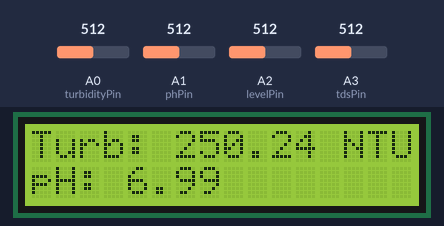
This sketch was run on a simulated Arduino Uno, built with avr-gcc and run on an emulated ATmega328P. Shown: 16×2 character LCD. Inputs (shaded band) come from the test bench; at power-on: A0 (turbidityPin) = 512, A1 (phPin) = 512, A2 (levelPin) = 512, A3 (tdsPin) = 512. No radio packets arrive unless stated; what the sketch prints to the serial monitor is not drawn.

Above: at 3.3 s.
3.4 s: A0 (turbidityPin) set to 716
At 9.1 s:
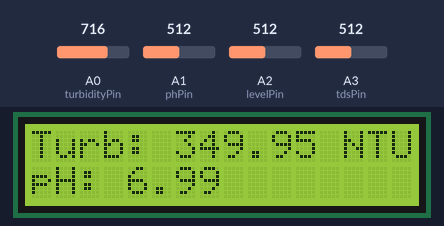
15.9 s: A1 (phPin) set to 716
At 21.7 s:
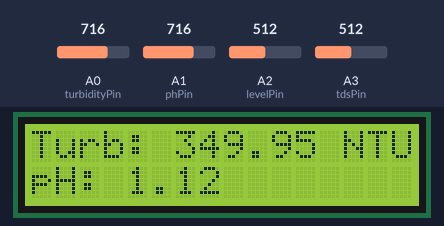
25.9 s: A2 (levelPin) set to 716
At 32.1 s:
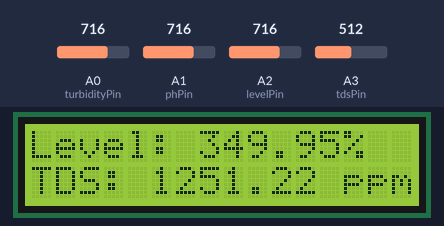
35.7 s: A3 (tdsPin) set to 716
At 44.6 s:
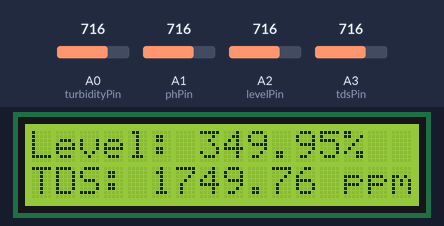
48.2 s: A0 (turbidityPin) set to 992
At 54.9 s:
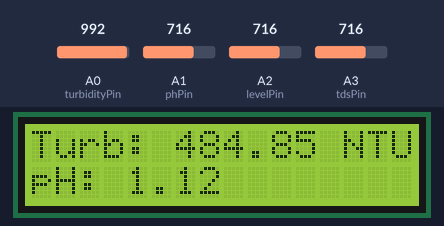
58.0 s: A1 (phPin) set to 992
At 60.6 s:
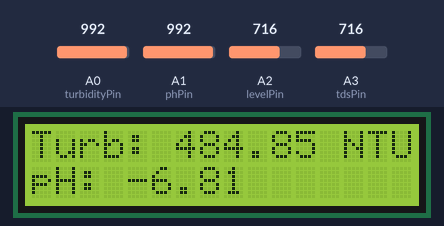
Timing chart, 0 to 62.1 s (numbered marks = the images above; inputs shaded):
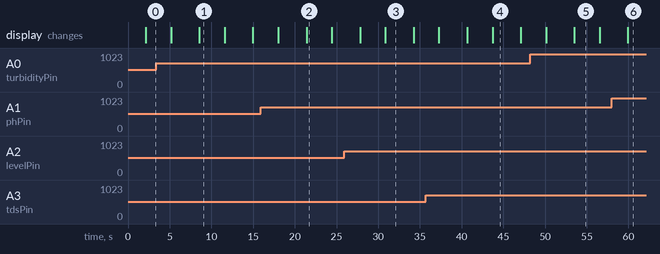

Measured:
- after the input at 3.4 s, the display: first differs from a run without the input after 5.2 s (image 1)
- after the input at 15.9 s, the display: first differs from a run without the input after 5.5 s (image 2)
- after the input at 25.9 s, the display: first differs from a run without the input after 5.0 s (image 3)
- after the input at 35.7 s, the display: first differs from a run without the input after 8.0 s (image 4)
- after the input at 48.2 s, the display: first differs from a run without the input after 5.3 s (image 5)
- after the input at 58.0 s, the display: changes after 1.9 s (image 6)
- what the display in image 1 shows lasts 3.0 s, from 8.6 s to 11.6 s

The sketch:

tank1.ino
```cpp
#include <SPI.h>
#include <LoRa.h>
#include <Wire.h>
#include <LiquidCrystal_I2C.h> // Include I2C LCD library

// Define LCD I2C address and screen size
LiquidCrystal_I2C lcd(0x27, 16, 2); // 0x27 is a common I2C address for LCDs

const int turbidityPin = A0;
const int phPin = A1;
const int levelPin = A2;
const int tdsPin = A3;

int counter = 0;

// Functions to calculate sensor values
float calculateTurbidity(int raw_adc, float v_ref = 5.0) {
    return (raw_adc / 1023.0) * v_ref * 100.0;
}
float calculatePH(int raw_adc, float v_ref = 5.0, float ph_ref = 7.0, float voltage_at_ref = 2.5) {
    float voltage = (raw_adc / 1023.0) * v_ref;
    float slope = -0.17;
    return ph_ref + (voltage - voltage_at_ref) / slope;
}
float calculateLevel(int raw_adc, float v_ref = 5.0) {
    return (raw_adc / 1023.0) * v_ref * 100.0;
}
float calculateTDS(int raw_adc, float v_ref = 5.0) {
    return (raw_adc / 1023.0) * v_ref * 500;
}

void setup() {
    Serial.begin(9600);
    Serial.println("LoRa and Sensor Monitor");

    lcd.init();  // Initialize I2C LCD
    lcd.backlight();
    lcd.print("Initializing...");

    if (!LoRa.begin(433E6)) {
        Serial.println("LoRa init failed!");
        lcd.clear();
        lcd.print("LoRa Error!");
        while (1);
    }

    LoRa.setTxPower(20);
    lcd.clear();
    lcd.print("LoRa Ready!");
    delay(2000);
}

void loop() {
    int rawTurbidity = analogRead(turbidityPin);
    float turbidityValue_T1 = calculateTurbidity(rawTurbidity);

    int rawPH = analogRead(phPin);
    float phvalue_T1 = calculatePH(rawPH, 5.0, 7.0, 2.5);

    int rawLevel = analogRead(levelPin);
    float levelvalue_T1 = calculateLevel(rawLevel);

    int rawTDS = analogRead(tdsPin);
    float tdsValue_T1 = calculateTDS(rawTDS);

    // Display Sensor Data on LCD
    lcd.clear();
    lcd.setCursor(0, 0);
    lcd.print("Turb: "); lcd.print(turbidityValue_T1); lcd.print(" NTU");
    lcd.setCursor(0, 1);
    lcd.print("pH: "); lcd.print(phvalue_T1);

    delay(3000); // Give time to view readings

    lcd.clear();
    lcd.setCursor(0, 0);
    lcd.print("Level: "); lcd.print(levelvalue_T1); lcd.print("%");
    lcd.setCursor(0, 1);
    lcd.print("TDS: "); lcd.print(tdsValue_T1); lcd.print(" ppm");

    delay(3000); // Another delay to view readings before sending

    // Send Data via LoRa
    Serial.print("Sending packet: "); Serial.println(counter);

    String message = "TANK 1 - Turb: " + String(turbidityValue_T1) +
                     ", pH: " + String(phvalue_T1) +
                     ", Level: " + String(levelvalue_T1) +
                     ", TDS: " + String(tdsValue_T1);

    LoRa.beginPacket();
    LoRa.print(message);
    LoRa.endPacket();

    counter++;
    delay(300);
}
```
